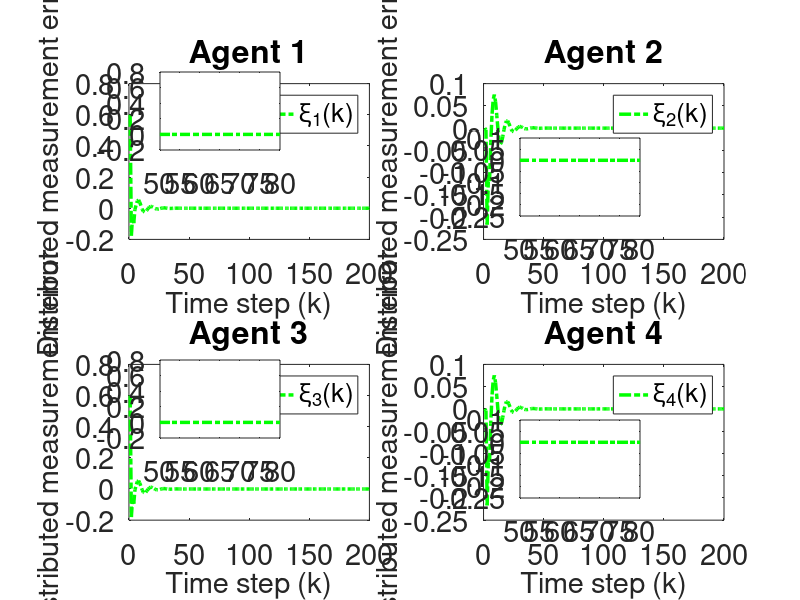

Write MATLAB code to recreate this figure.
clc; clear;

% Parameters
rho = 7.5;            % Increase gain for better control response
eta = 1;              % Increase to make the adaptive update faster
lamda = 350;          % Model-free parameter
mu = 0.005;           % Adaptive parameter
epsilon = 1e-5;       % Small threshold for stability
alpha = 15;           % Smoothing factor for error dynamics
T = 0.1;              % Sampling time (kept for calculations but not used in time vector)
gamma1 = 0.45;        % Adjust control gains for faster tracking
gamma2 = 0.15;        % Adjust control gains
gamma3 = 0.45;        % Adjust control gains
gamma4 = 0.15;        % Adjust control gains
beta = 10;            % Sliding mode coefficient
sigma = 95;           % Sliding mode parameter
tau = 1e-5;           % Small damping term

rT = 1024;            % Sample rate
L = 200;              % Time steps
m = 200;              % Data size
n = 600;              % Data size

% Initialization
phi1 = zeros(m+1,1); 
phi2 = zeros(m+1,1); 
phi3 = zeros(m+1,1); 
phi4 = zeros(m+1,1);
mfa1 = zeros(m+1,1); 
mfa2 = zeros(m+1,1); 
mfa3 = zeros(m+1,1); 
mfa4 = zeros(m+1,1);
sm1 = zeros(m,1);  
sm2 = zeros(m,1);  
sm3 = zeros(m,1);  
sm4 = zeros(m,1);
y1 = zeros(m+1,1); 
y2 = zeros(m+1,1); 
y3 = zeros(m+1,1); 
y4 = zeros(m+1,1);
u1 = zeros(m,1);   
u2 = zeros(m,1);   
u3 = zeros(m,1);   
u4 = zeros(m,1);
xi1 = zeros(m,1);  
xi2 = zeros(m,1);  
xi3 = zeros(m,1);  
xi4 = zeros(m,1);
s1 = zeros(m,1);   
s2 = zeros(m,1);   
s3 = zeros(m,1);   
s4 = zeros(m,1);
yd = zeros(m+1,1);

% Desired signal (Reference trajectory)
for k = 1:1:m+1
    yd(k) = 0.6; % Time-invariant constant reference signal
    % yd(k) = 0.6 * sin(0.05 * pi * k) + 0.6 * cos(0.03 * pi * k);
end

for k = 1:m
    % Adaptive Gain update
    if k == 1
        phi1(k) = 4.0; 
        phi2(k) = 4.0; 
        phi3(k) = 4.0; 
        phi4(k) = 4.0;
    elseif k == 2
        phi1(k) = phi1(k-1) + (eta * u1(k-1) / (mu + u1(k-1)^2)) * (y1(k) - phi1(k-1)*u1(k-1));
        phi2(k) = phi2(k-1) + (eta * u2(k-1) / (mu + u2(k-1)^2)) * (y2(k) - phi2(k-1)*u2(k-1));
        phi3(k) = phi3(k-1) + (eta * u3(k-1) / (mu + u3(k-1)^2)) * (y3(k) - phi3(k-1)*u3(k-1));
        phi4(k) = phi4(k-1) + (eta * u4(k-1) / (mu + u4(k-1)^2)) * (y4(k) - phi4(k-1)*u4(k-1));
    else
        phi1(k) = phi1(k-1) + (eta * (u1(k-1) - u1(k-2)) / (mu + (u1(k-1) - u1(k-2))^2)) * (y1(k) - y1(k-1) - phi1(k-1) * (u1(k-1) - u1(k-2)));
        phi2(k) = phi2(k-1) + (eta * (u2(k-1) - u2(k-2)) / (mu + (u2(k-1) - u2(k-2))^2)) * (y2(k) - y2(k-1) - phi2(k-1) * (u2(k-1) - u2(k-2)));
        phi3(k) = phi3(k-1) + (eta * (u3(k-1) - u3(k-2)) / (mu + (u3(k-1) - u3(k-2))^2)) * (y3(k) - y3(k-1) - phi3(k-1) * (u3(k-1) - u3(k-2)));
        phi4(k) = phi4(k-1) + (eta * (u4(k-1) - u4(k-2)) / (mu + (u4(k-1) - u4(k-2))^2)) * (y4(k) - y4(k-1) - phi4(k-1) * (u4(k-1) - u4(k-2)));
    end

    % Stability protection
    if k > 2 && (abs(phi1(k)) <= epsilon || abs(u1(k-1) - u1(k-2)) <= epsilon || sign(phi1(k)) ~= sign(phi1(1)))
        phi1(k) = phi1(1);
    end
    if k > 2 && (abs(phi2(k)) <= epsilon || abs(u2(k-1) - u2(k-2)) <= epsilon || sign(phi2(k)) ~= sign(phi2(1)))
        phi2(k) = phi2(1);
    end
    if k > 2 && (abs(phi3(k)) <= epsilon || abs(u3(k-1) - u3(k-2)) <= epsilon || sign(phi3(k)) ~= sign(phi3(1)))
        phi3(k) = phi3(1);
    end
    if k > 2 && (abs(phi4(k)) <= epsilon || abs(u4(k-1) - u4(k-2)) <= epsilon || sign(phi4(k)) ~= sign(phi4(1)))
        phi4(k) = phi4(1);
    end

    % Error dynamics
    xi1(k) = yd(k) - 2*y1(k) + y4(k);
    xi2(k) = y1(k) - 2*y2(k) + y3(k);
    xi3(k) = y2(k) + yd(k) - 2*y3(k);
    xi4(k) = y1(k) + y3(k) - 2*y4(k);

    % Fix: Handle k=1 case for sliding surfaces
    if k == 1
        s1(k) = 0;
        s2(k) = 0;
        s3(k) = 0;
        s4(k) = 0;
    else
        s1(k) = alpha * xi1(k) - xi1(k-1);
        s2(k) = alpha * xi2(k) - xi2(k-1);
        s3(k) = alpha * xi3(k) - xi3(k-1);
        s4(k) = alpha * xi4(k) - xi4(k-1);
    end

    % MFAC updates
    if k == 1
        mfa1(k) = 0;
        mfa2(k) = 0;
        mfa3(k) = 0;
        mfa4(k) = 0;
    else
        mfa1(k) = mfa1(k-1) + (rho * phi1(k)) / (lamda + abs(phi1(k)^2)) * xi1(k);
        mfa2(k) = mfa2(k-1) + (rho * phi2(k)) / (lamda + abs(phi2(k)^2)) * xi2(k);
        mfa3(k) = mfa3(k-1) + (rho * phi3(k)) / (lamda + abs(phi3(k)^2)) * xi3(k);
        mfa4(k) = mfa4(k-1) + (rho * phi4(k)) / (lamda + abs(phi4(k)^2)) * xi4(k);
    end

    % SMC updates
    if k == 1 
        sm1(k) = 0;
        sm2(k) = 0;
        sm3(k) = 0;
        sm4(k) = 0;
    else
        sm1(k) = sm1(k-1) + (beta * phi1(k)) / (sigma + (phi1(k))^2) * ...
            ( (xi1(k) + (y4(k) - y4(k-1)) + (yd(k+1) - yd(k))) / (1 + 1) ...
            - (xi1(k)) / (alpha * (2)) + tau * sign(s1(k)) );

        sm2(k) = sm2(k-1) + (beta * phi2(k)) / (sigma + (phi2(k)^2)) * ...
            ( (xi2(k) + (y1(k) - y1(k-1)) + (y3(k) - y3(k-1))) / (1 + 1) ...
            - (xi2(k)) / (alpha * 2) + tau * sign(s2(k)) );

        sm3(k) = sm3(k-1) + (beta * phi3(k)) / (sigma + (phi3(k)^2)) * ...
            ( (xi3(k) + (y2(k) - y2(k-1)) + (yd(k+1) - yd(k))) / (1 + 1) ...
            - (xi3(k)) / (alpha * (2)) + tau * sign(s3(k)) );

        sm4(k) = sm4(k-1) + (beta * phi4(k)) / (sigma + (phi4(k)^2)) * ...
            ( (xi4(k) + (y1(k) - y1(k-1)) + (y3(k) - y3(k-1))) / (1 + 1) ...
            - (xi4(k)) / (alpha * (2)) + tau * sign(s4(k)) );
    end

    % Control signal
    if k == 1
        u1(k) = 0.01;
        u2(k) = 0.01;
        u3(k) = 0.01;
        u4(k) = 0.01;
    else
        u1(k) = mfa1(k) + gamma1 * sm1(k);
        u2(k) = mfa2(k) + gamma2 * sm2(k);
        u3(k) = mfa3(k) + gamma3 * sm3(k);
        u4(k) = mfa4(k) + gamma4 * sm4(k);
    end
    if k == 1
        y1(k) = 0.6;
        y2(k) = 0.6;
        y3(k) = 0.6;
        y4(k) = 0.6;
    end

    % Plant model update with nonlinear term and feedforward
    a = 0.5;
    b1 = 1.2 * n / (rT * 0.2);
    b2 = 1.2 * n / (rT * 0.2);
    b3 = 1.2 * n / (rT * 0.2);
    b4 = 1.2 * n / (rT * 0.2);
    
    nonlinearity1 = 0.03; % Coefficient for cubic nonlinearity
    nonlinearity2 = 0.01; % Coefficient for cubic nonlinearity
    nonlinearity3 = 0.02; % Coefficient for cubic nonlinearity
    nonlinearity4 = 0.01; % Coefficient for cubic nonlinearity
    ff_gain = 0.45; % Feedforward gain
    
    % Add cubic nonlinearity and feedforward term
    y1(k+1) = a * y1(k) + b1 * u1(k) - nonlinearity1 * y1(k)^3 + ff_gain;
    y2(k+1) = a * y2(k) + b2 * u2(k) - nonlinearity2 * y2(k)^2 + ff_gain;
    y3(k+1) = a * y3(k) + b3 * u3(k) - nonlinearity3 * y3(k)^3 + ff_gain;
    y4(k+1) = a * y4(k) + b4 * u4(k) - nonlinearity4 * y4(k)^2 + ff_gain;
end

% Calculate Mean Squared Error for each xi_i(k)
mse_xi1 = mean(xi1.^2);
mse_xi2 = mean(xi2.^2);
mse_xi3 = mean(xi3.^2);
mse_xi4 = mean(xi4.^2);

% Print MSE values
fprintf('Mean Squared Error for xi_1(k): %.10e\n', mse_xi1);
fprintf('Mean Squared Error for xi_2(k): %.10e\n', mse_xi2);
fprintf('Mean Squared Error for xi_3(k): %.10e\n', mse_xi3);
fprintf('Mean Squared Error for xi_4(k): %.10e\n', mse_xi4);

% Plotting
% Time vector for plotting
t = 1:1:m+1;  % Gives 201 points, as expected
font_size =21;

% Verify time vector and array lengths
disp(['Length of t: ', num2str(length(t))]); % Should display 201
disp(['Length of y1: ', num2str(length(y1))]); % Should be 201
disp(['Length of yd: ', num2str(length(yd))]); % Should be 201
disp(['Length of xi1: ', num2str(length(xi1))]); % Should be 200

% Plot 4 subplots
% figure('Position', [100, 100, 15*100, 7.5*100]); % [left, bottom, width, height] in pixels
% subplot(2,2,1);
% plot(t, yd, '--b', 'LineWidth', 2.5); hold on;
% plot(t, y1, '-.g', 'LineWidth', 2.5);
% title('Agent 1'); grid off;
% legend('y_d(k)','y_1(k)','Orientation', 'horizontal');
% set(gca, 'FontSize', font_size);
% xlim([0 m]); % X-axis starts from 0
% ylim([0.5 0.8]); % Y-axis limits for Agent 1

% zoom_x_start = 40; % Start of zoomed x-range
% zoom_x_end = 70.5; % End of zoomed x-range
% axes('Position', [0.20,0.75,0.15,0.13]);
% box on; hold on;
% plot(t, yd, '--b', 'LineWidth', 2.5);
% plot(t, y1, '-.g', 'LineWidth', 2.5);
% xlim([zoom_x_start zoom_x_end]);
% yticks([0.599,0.6,0.601]);
% set(gca, 'FontSize', font_size);

% subplot(2,2,2);
% plot(t, yd, '--b', 'LineWidth', 2.5); hold on;
% plot(t, y2, '-.g', 'LineWidth', 2.5);
% title('Agent 2'); grid off;
% legend('y_d(k)','y_2(k)','Orientation', 'horizontal');
% set(gca, 'FontSize', font_size);
% xlim([0 m]); % X-axis starts from 0
% ylim([0.5 0.8]); % Y-axis limits for Agent 2

% axes('Position', [0.65,0.75,0.15,0.13]);
% box on; hold on;
% plot(t, yd, '--b', 'LineWidth', 2.5);
% plot(t, y2, '-.g', 'LineWidth', 2.5);
% xlim([zoom_x_start zoom_x_end]);
% yticks([0.599,0.6,0.601]);
% set(gca, 'FontSize', font_size);

% subplot(2,2,3);
% plot(t, yd, '--b', 'LineWidth', 2.5); hold on;
% plot(t, y3, '-.g', 'LineWidth', 2.5);
% title('Agent 3'); grid off;
% legend('y_d(k)','y_3(k)','Orientation', 'horizontal');
% set(gca, 'FontSize', font_size);
% xlim([0 m]); % X-axis starts from 0
% ylim([0.5 0.8]); % Y-axis limits for Agent 1

% axes('Position', [0.20,0.275,0.15,0.13]);
% box on; hold on;
% plot(t, yd, '--b', 'LineWidth', 2.5);
% plot(t, y3, '-.g', 'LineWidth', 2.5);
% xlim([zoom_x_start zoom_x_end]);
% yticks([0.599,0.6,0.601]);
% set(gca, 'FontSize', font_size);

% subplot(2,2,4);
% plot(t, yd, '--b', 'LineWidth', 2.5); hold on;
% plot(t, y4, '-.g', 'LineWidth', 2.5);
% title('Agent 4'); grid off;
% legend('y_d(k)','y_4(k)','Orientation', 'horizontal');
% set(gca, 'FontSize', font_size);
% xlim([0 m]); % X-axis starts from 0
% ylim([0.5 0.8]); % Y-axis limits for Agent 2

% axes('Position', [0.65,0.275,0.15,0.13]);
% box on; hold on;
% plot(t, yd, '--b', 'LineWidth', 2.5);
% plot(t, y4, '-.g', 'LineWidth', 2.5);
% xlim([zoom_x_start zoom_x_end]);
% yticks([0.599,0.6,0.601]);
% set(gca, 'FontSize', font_size);

% Plot 4 subplots for xi
figure('Position', [100, 100, 1450, 800]);
% figure('Position', [100, 100, 15*100, 7.5*100]); % [left, bottom, width, height] in pixels
subplot(2,2,1);
plot(t(1:end-1), xi1, '-.g', 'LineWidth', 2.5);
title('Agent 1'); grid off;
legend('\xi_1(k)','y_1','Orientation', 'horizontal');
set(gca, 'FontSize', font_size);
xlim([0 m]); % X-axis starts from 0
ylabel('Distributed measurement error', 'FontSize', font_size);
xlabel('Time step (k)', 'FontSize', font_size);
% ylim([0.5 0.8]); % Y-axis limits for Agent 1

zoom_x_start_xi = 50; % Start of zoomed x-range
zoom_x_end_xi = 80; % End of zoomed x-range
axes('Position', [0.20,0.75,0.15,0.13]);
box on; hold on;
plot(t(1:end-1), xi1, '-.g', 'LineWidth', 2.5);
xlim([zoom_x_start_xi zoom_x_end_xi]);
% yticks([-2.000000000000000e-04,0,2.000000000000000e-04,4.000000000000001e-04,6.000000000000001e-04]);
set(gca, 'FontSize', font_size);

subplot(2,2,2);
plot(t(1:end-1), xi2, '-.g', 'LineWidth', 2.5);
title('Agent 2'); grid off;
legend('\xi_2(k)','y_2','Orientation', 'horizontal');
set(gca, 'FontSize', font_size);
xlim([0 m]); % X-axis starts from 0
% ylim([0.41 0.99]); % Y-axis limits for Agent 2
ylabel('Distributed measurement error', 'FontSize', font_size);
xlabel('Time step (k)', 'FontSize', font_size);

axes('Position', [0.65,0.64,0.15,0.13]);
box on; hold on;
plot(t(1:end-1), xi2, '-.g', 'LineWidth', 2.5);
xlim([zoom_x_start_xi zoom_x_end_xi]);
% yticks([-2.000000000000000e-04,0,2.000000000000000e-04,4.000000000000001e-04,6.000000000000001e-04]);
set(gca, 'FontSize', font_size);

subplot(2,2,3);
plot(t(1:end-1), xi3, '-.g', 'LineWidth', 2.5); % Fixed from xi2 to xi3
title('Agent 3'); grid off;
legend('\xi_3(k)','y_3','Orientation', 'horizontal');
set(gca, 'FontSize', font_size);
xlim([0 m]); % X-axis starts from 0
% ylim([0.5 0.8]); % Y-axis limits for Agent 1
ylabel('Distributed measurement error', 'FontSize', font_size);
xlabel('Time step (k)', 'FontSize', font_size);

axes('Position', [0.20,0.270,0.15,0.13]);  
box on; hold on;
plot(t(1:end-1), xi3, '-.g', 'LineWidth', 2.5); % Fixed from xi2 to xi3
xlim([zoom_x_start_xi zoom_x_end_xi]);
% yticks([0.599,0.6,0.601]);
set(gca, 'FontSize', font_size);

subplot(2,2,4);
plot(t(1:end-1), xi4, '-.g', 'LineWidth', 2.5);
title('Agent 4'); grid off;
legend('\xi_4(k)','y_4','Orientation', 'horizontal');
set(gca, 'FontSize', font_size);
xlim([0 m]); % X-axis starts from 0
% ylim([0.41 0.99]); % Y-axis limits for Agent 2
ylabel('Distributed measurement error', 'FontSize', font_size);
xlabel('Time step (k)', 'FontSize', font_size);

axes('Position', [0.65,0.170,0.15,0.13]);
box on; hold on;
plot(t(1:end-1), xi4, '-.g', 'LineWidth', 2.5);
xlim([zoom_x_start_xi zoom_x_end_xi]);
% xticks([64,64.5,65])
% yticks([-1.000000000000000e-04,0,1.000000000000000e-04]);
set(gca, 'FontSize', font_size);
hold off;
